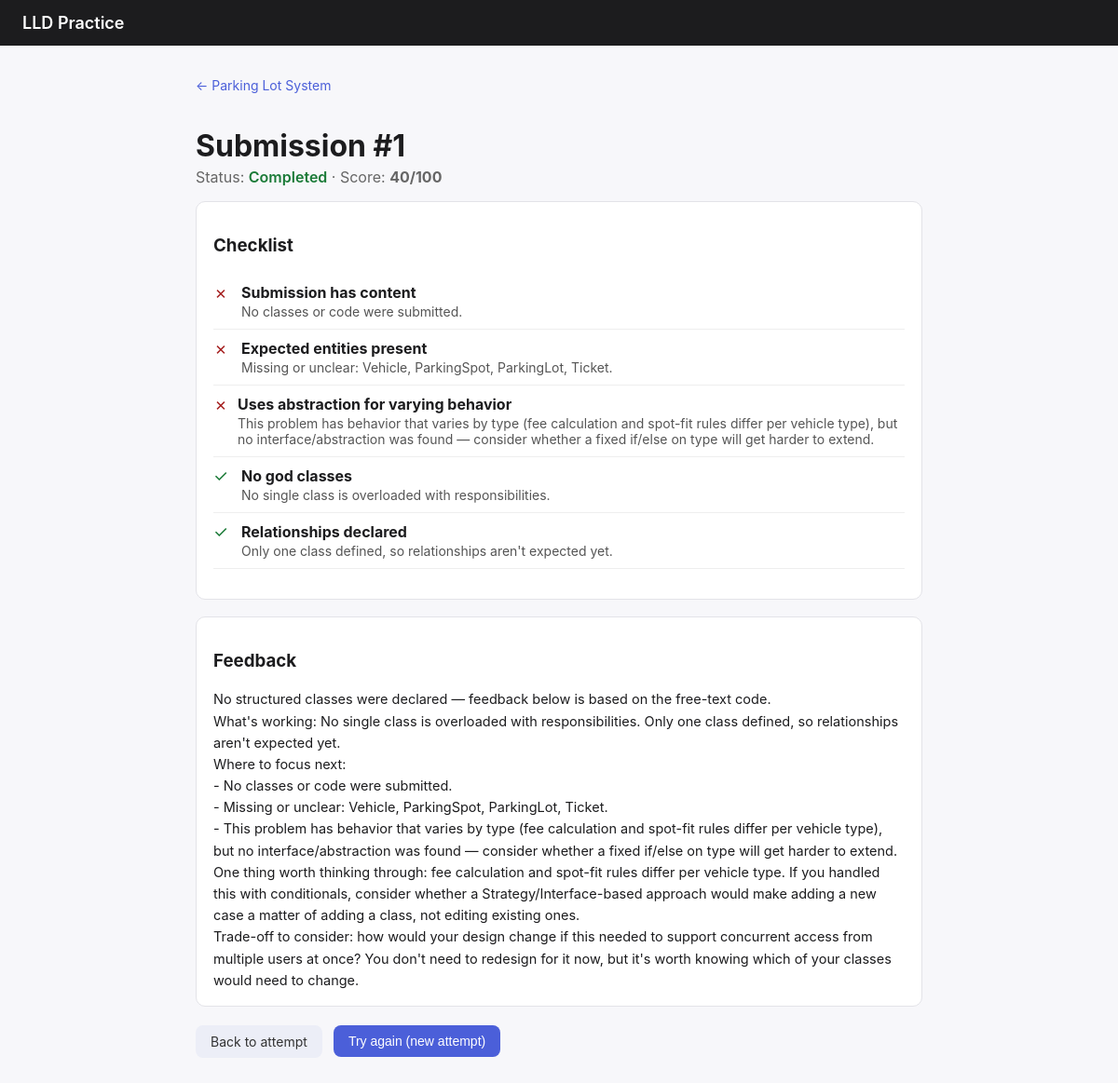
The page /submissions/1 on the database its author committed.
### app/models/orm.py (models this page shows)
class Problem(Base):
    __tablename__ = "problems"
    id = Column(Integer, primary_key=True)
    slug = Column(String, unique=True, nullable=False)
    title = Column(String, nullable=False)
    difficulty = Column(String, default="medium")
    description = Column(Text, nullable=False)
    requirements = Column(JSON, nullable=False)          # list[str]
    expected_entities = Column(JSON, nullable=False)      # list[str] - used by evaluator
    hints_for_variation = Column(JSON, default=list)      # list[str] - behaviors that vary
    attempts = relationship("Attempt", back_populates="problem")

class Submission(Base):
    __tablename__ = "submissions"
    id = Column(Integer, primary_key=True)
    attempt_id = Column(Integer, ForeignKey("attempts.id"), nullable=False)
    created_at = Column(DateTime, default=_utcnow)
    classes = Column(JSON, default=list)
    relationships = Column(JSON, default=list)
    code = Column(Text, default="")
    status = Column(String, default="pending")  # pending | evaluating | completed | failed
    score = Column(Integer, nullable=True)
    checklist = Column(JSON, nullable=True)      # list[{label, passed, detail}]
    narrative_feedback = Column(Text, nullable=True)
    error_message = Column(Text, nullable=True)
    attempt = relationship("Attempt", back_populates="submissions")

### app/main.py (the view)
@app.get("/submissions/{submission_id}")
def submission_detail(submission_id: int, request: Request, db: Session = Depends(get_db)):
    submission = db.query(Submission).filter(Submission.id == submission_id).first()
    if not submission:
        raise HTTPException(404, "Submission not found")
    return templates.TemplateResponse(
        request,
        "submission_detail.html",
        {"submission": submission, "problem": submission.attempt.problem},
    )

### app/templates/submission_detail.html (shortened to what this page needs)
{% extends "base.html" %}
{% block content %}
  <a href="/problems/{{ problem.slug }}" class="back-link">&larr; {{ problem.title }}</a>
  <h1>Submission #{{ submission.id }}</h1>
  <p class="subtitle">
    Status: <span class="status status-{{ submission.status }}">{{ submission.status }}</span>
    {% if submission.score is not none %} &middot; Score: <strong>{{ submission.score }}/100</strong>{% endif %}
  </p>
  {% if submission.status == "completed" %}
    <section class="workspace-section">
      <h3>Checklist</h3>
      <ul class="checklist">
        {% for item in submission.checklist %}
          <li class="{{ 'check-pass' if item.passed else 'check-fail' }}">
            <span class="check-icon">{{ "✓" if item.passed else "✗" }}</span>
            <div>
              <strong>{{ item.label }}</strong>
              <p>{{ item.detail }}</p>
            </div>
          </li>
        {% endfor %}
      </ul>
    </section>
    <section class="workspace-section">
      <h3>Feedback</h3>
      <div class="narrative-feedback">{{ submission.narrative_feedback }}</div>
    </section>
  {% endif %}
  <div class="actions">
    <a href="/attempts/{{ submission.attempt_id }}" class="btn btn-secondary">Back to attempt</a>
    <form method="post" action="/problems/{{ problem.slug }}/attempts">
      <button type="submit" class="btn btn-primary">Try again (new attempt)</button>
    </form>
  </div>
{% endblock %}

### app/static/style.css (style rules this page uses)
* { box-sizing: border-box; }
body { font-family: -apple-system, BlinkMacSystemFont, "Segoe UI", sans-serif; margin: 0; background: #f7f7fa; color: #1c1c1e; }
h1 { margin-bottom: 4px; }
.subtitle { color: #666; margin-top: 0; }
.back-link { display: inline-block; margin-bottom: 16px; color: #4b5fd9; text-decoration: none; font-size: 14px; }
.actions { display: flex; gap: 12px; margin: 20px 0; }
.btn { padding: 9px 16px; border-radius: 8px; border: none; cursor: pointer; font-size: 14px; text-decoration: none; display: inline-block; }
.btn-primary { background: #4b5fd9; color: #fff; }
.btn-secondary { background: #eceef7; color: #333; }
.workspace-section { background: #fff; border: 1px solid #e3e3e8; border-radius: 10px; padding: 16px 18px; margin-bottom: 18px; }
.status { font-weight: 600; text-transform: capitalize; }
.status-completed { color: #1a7a37; }
.checklist { list-style: none; padding: 0; }
.checklist li { display: flex; gap: 10px; padding: 10px 0; border-bottom: 1px solid #eee; }
.checklist li p { margin: 2px 0 0; color: #555; font-size: 14px; }
.check-icon { font-size: 18px; width: 20px; }
.check-pass .check-icon { color: #1a7a37; }
.check-fail .check-icon { color: #a51f1f; }
.narrative-feedback { white-space: pre-wrap; line-height: 1.6; font-size: 14.5px; }

### rows shown on the page
Problem: title "Parking Lot System"
Submission: id "1", status "Completed", score "40", narrative_feedback "No structured classes were declared — feedback below is based on the free-text code. What's working: No single class is overloaded with responsibilities. Only one class defined, so relationships aren't expected yet. Where to focus next: - No classes or code were submitted. - Missing or unclear: Vehicle, ParkingSpot, ParkingLot, Ticket. - This problem has behavior that varies by type (fee calculation and spot-fit rules differ per vehicle type), but no interface/abstraction was found — consider whether a fixed if/else on type will get harder to extend. One thing worth thinking through: fee calculation and spot-fit rules differ per vehicle type. If you handled this with conditionals, consider…"

### other values the page prints
{{ "✓" if item.passed else "✗" }} "✗" "✗" "✗" "✓" "✓"
{{ item.label }} "Submission has content" "Expected entities present" "Uses abstraction for varying behavior" "No god classes" "Relationships declared"
{{ item.detail }} "No classes or code were submitted." "Missing or unclear: Vehicle, ParkingSpot, ParkingLot, Ticket." "No single class is overloaded with responsibilities." "Only one class defined, so relationships aren't expected yet."
